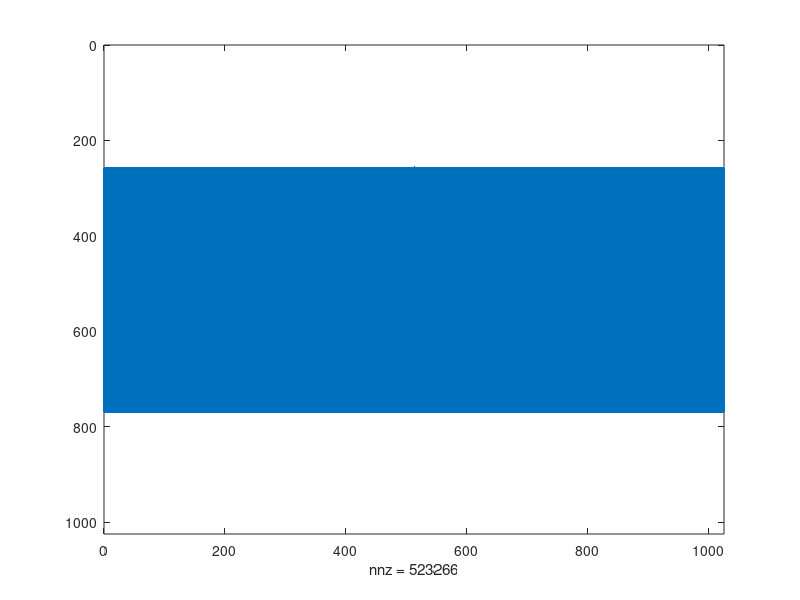

This figure's MATLAB source: (Note: this script raises an error after producing the figure.)
%% Course project for HW1 in ME221
clc, clear;
close all;

% Define the geometry
Y = [-1/2, 1/2];

% ------------------- For sub problem 1 ------------------- 
ns = [0.2, 0.05, 0.01];
mOverNs = [1., 2.];
% --------------------------------------------------------- 

% ------------------- For sub problem 2 ------------------- 
ns = [50];
mOverNs = [0.005];
% --------------------------------------------------------- 

NofPts = 1024;
h = (Y(2) - Y(1)) / (NofPts);

% Construct the grid
x1 = linspace(Y(1), Y(2), NofPts + 1);
x2 = linspace(Y(1), Y(2), NofPts + 1);
x1 = x1(1 : end - 1);
x2 = x2(1 : end - 1);
[X2, X1] = meshgrid(x2, x1);
alpha = ones(NofPts, NofPts);

% Parameters to start the solve
U0 = ones(NofPts, NofPts);
alpha0 = 1.;
rtol = 1.e-15;
max_iters = 10000;
nOfCases = length(ns) * length(mOverNs);
aStars = zeros(nOfCases, 2, 2);
nns = zeros(1, nOfCases);
mms = zeros(1, nOfCases);

%% Sub 1
% Loop through all cases
caseNo = 1;
for i = 1:1:size(ns, 2)
    for j = 1:1:size(mOverNs, 2) 
        % Get m and n
        n = ns(i);
        m = mOverNs(j) * n;
        nns(caseNo) = n;
        mms(caseNo) = m;

        % Update alpha
        alpha = ones(NofPts, NofPts);
        ellipseIdx = ((X1 ./ m) .^ 2 + (X2 ./ n) .^ 2 <= 1.);
        alpha(ellipseIdx) = 2.;
        spy(alpha - 1);
        divXis = zeros(2, NofPts, NofPts);
        r_errs = zeros(1, 2);
        Us = zeros(2, NofPts, NofPts);
        ress = zeros(1, 2);

        % Loop through the xi's
        for d = 1:1:2
            % Compute div(alpha xi)
            divXi = computeDivXi(alpha, h, d, NofPts);
            divXis(d, :, :) = divXi;
            [r_err, U] = solveU(alpha0, alpha, NofPts, h, divXi, ...
                                U0, rtol, max_iters);
            r_errs(d) = r_err;
            Us(d, :, :) = U;
            res = computeRes(alpha, U, h, NofPts, divXi);
            disp(strcat("Residual = ", num2str(res)));
        end
        
        % Compute aStar
        aStar =  zeros(2, 2);
        for ii = 1:1:2
            for jj = 1:1:2
                U = squeeze(Us(jj, :, :));
                if ii == 1
                    Ujk = (U([2:NofPts, 1], :) - U([NofPts, 1:NofPts - 1], :)) ./ (2*h);
                    AikUjk = alpha .* Ujk;
                elseif ii == 2
                    Ujk = (U(:, [2:NofPts, 1]) - U(:, [NofPts, 1:NofPts - 1])) ./ (2*h);
                    AikUjk = alpha .* Ujk;
                end
                aStar(ii, jj) = sum(((ii == jj) .* alpha + AikUjk) .* h^2, 'all');
            end
        end
        disp("-------------------------------------------------");
        disp(strcat("Case No: ", num2str(caseNo)))
        disp(strcat("m, n = ", num2str([m, n])));
        disp("aStar:");
        disp(aStar)
        aStars(caseNo, :, :) = aStar;
        caseNo = caseNo + 1;

        % Solve the problem using to get Us
    
    end
end


%% Solve for U iteratively
function [r_err, U] = solveU(alpha0, alpha, NofPts, h, divXi, U0, rtol, max_iters)
    % Initialize U
    U = U0;
    r_err = 1.;
    iter = 0;
    
    % The wave number matrix
    L = h * (NofPts);
    % K = zeros(NofPts, NofPts);
    
%     for i = 1:1:NofPts
%         for j = 1:1:NofPts
%             K(i, j) = -((i - 1) ^ 2 + (j - 1) ^ 2) / (L ^ 2) * 4 * pi^2;
%         end
%     end
    % k = (2*pi/L) * [0:1:NofPts - 1];
    k = (2*pi/L)*[0:(NofPts/2-1) (-NofPts/2):(-1)]; % Vector of wavenumbers
    [KX, KY]  = meshgrid(k,k); % Matrix of (x,y) wavenumbers corresponding
                                % to Fourier mode (m,n)
    delsq = -(KX.^2 + KY.^2); % Laplacian matrix acting on the wavenumbers
    delsq(1,1) = 1;           % Kluge to avoid division by zero of (0,0) waveno.
                                % of fhat (this waveno. should be zero anyway!)
                            
    % K = 1. ./ delsq;
    % K(1, 1) = 0.;
    while (iter < max_iters) && (r_err >= rtol)
        % Calculate f
        f = computeF(alpha0, alpha, U, h, NofPts, divXi);
        fHat = fft2(f ./ (-alpha0));
        
        % Solve for U;
        U_prev = U;
        U = ifft2(fHat ./ delsq);
        U = real(U);
        U = U - U(1, 1);
        
        iter = iter + 1;
        r_err = norm(U - U_prev, 'fro') / norm(U_prev, 'fro');
        
%         % Check residual now
%         Uxx = (U([2:NofPts, 1], :) - 2 .* U + U([NofPts, 1:NofPts - 1], :)) / (h ^ 2);
%         Uyy = (U(:, [2:NofPts, 1]) - 2 .* U + U(:, [NofPts, 1:NofPts - 1])) / (h ^ 2);
%         res = (Uxx + Uyy) + f ./ alpha0;
%         disp(strcat("Res in solver: ", num2str(sum(res.^2 .* h^2, 'all'))));
    end
    
end


%% Function to compute divXi
function divXi = computeDivXi(alpha, h, d, NofPts)
    % a Xi = \alpha e_d
    % div(a Xi) = da / dx_d
    if d == 1 % X1 direction
        divXi = (alpha([2:1:NofPts, 1], :) - alpha([NofPts, 1:1:NofPts - 1], :)) ./ 2 / h;
    elseif d == 2 % X2 direction
        divXi = (alpha(:, [2:1:NofPts, 1]) - alpha(:, [NofPts, 1:1:NofPts - 1])) ./ 2 / h;
    end
end


%% Function to compute div(a \cdot grad(U))
function divAGradU = computeDivAGradU(alpha0, alpha, U, h, NofPts)
    % Compute the two directions
    aVals = alpha0 - alpha;
    
    % In X1 direction
    AGradU(1, :, :) = aVals .* (U([2:1:NofPts, 1], :) - U([NofPts, 1:1:NofPts - 1], :)) ./ 2 / h;

    % In X2 direction
    AGradU(2, :, :) = aVals .* (U(:, [2:1:NofPts, 1]) - U(:, [NofPts, 1:1:NofPts - 1])) ./ 2 / h;
    
    divAGradU = (AGradU(1, [2:1:NofPts, 1], :) - AGradU(1, [NofPts, 1:1:NofPts - 1], :)) ./ (2 * h) ...
                + (AGradU(2, :, [2:1:NofPts, 1]) - AGradU(2, :, [NofPts, 1:1:NofPts - 1])) ./ (2 * h);
    
    divAGradU = squeeze(divAGradU);
end


%% Function to compute f
function f = computeF(alpha0, alpha, U, h, NofPts, divXi)
    f = -computeDivAGradU(alpha0, alpha, U, h, NofPts) + divXi;
end

%% Function to compute residual
function res = computeRes(alpha, U, h, NofPts, divXi)
    % First calculate divAlphaGradU
    aVals = alpha;
    AGradU = zeros(2, NofPts, NofPts);
    % In X1 direction
    AGradU(1, :, :) = aVals .* (U([2:1:NofPts, 1], :) - U([NofPts, 1:1:NofPts - 1], :)) ./ 2 / h;

    % In X2 direction
    AGradU(2, :, :) = aVals .* (U(:, [2:1:NofPts, 1]) - U(:, [NofPts, 1:1:NofPts - 1])) ./ 2 / h;
    
    divAGradU = (AGradU(1, [2:1:NofPts, 1], :) - AGradU(1, [NofPts, 1:1:NofPts - 1], :)) ./ (2 * h) ...
                + (AGradU(2, :, [2:1:NofPts, 1]) - AGradU(2, :, [NofPts, 1:1:NofPts - 1])) ./ (2 * h);
    
    divAGradU = squeeze(divAGradU);
    
    % Return residual
    res = sum((divAGradU + divXi) .^ 2 .* h^2, 'all');
end